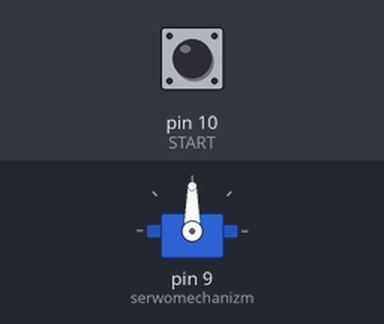
The program below on a simulated Arduino Uno, built with avr-gcc and run on an emulated ATmega328P. On the bench: servo. Inputs (shaded band) come from the test bench; at power-on: pin 10 (START) HIGH.

Above: at 0.8 s.
0.9 s: pin 10 (START) pulled LOW for 0.15 s
At 5.7 s:
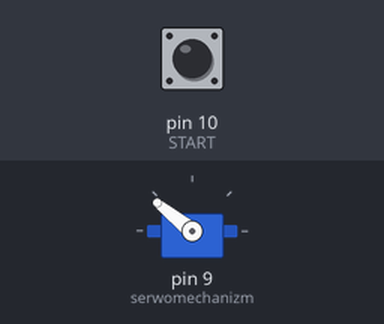
At 9.4 s:
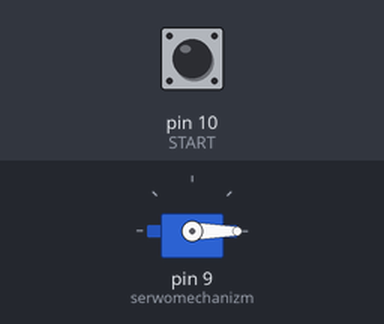
Timing chart, 0 to 12.9 s (numbered marks = the images above; inputs shaded):
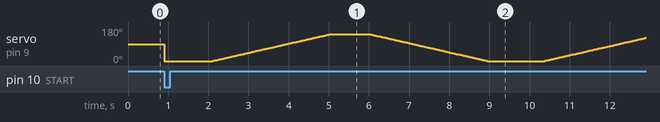

The program:

main.cpp
```cpp
#include <Arduino.h>
#include <Servo.h>
#define przyciskUP 7
#define przyciskDOWN 8
#define LED 13
#define START 10

Servo serwomechanizm;  //tworzymy obiekt typu serwomechanizm
int pozycja = 0; //aktualna pozycja serwomechanizmu
int zmiana = 6; //podziałka zmiany pozycji serwomechnizmu w stopniach
int pozycjaMIN = 450;
int pozycjaMAX = 2000;


void setup()
{
  pinMode(przyciskUP,INPUT_PULLUP);
  pinMode(przyciskDOWN,INPUT_PULLUP);
  pinMode(START, INPUT_PULLUP);
  serwomechanizm.attach(9);
  digitalWrite(LED, LOW);
  while (digitalRead(START) == HIGH) {}


}

void loop() {
  // if (digitalRead(przyciskUP == HIGH)){
  //   pozycja = pozycja + zmiana;
  //   serwomechanizm.write(pozycja);
  // }
  // if (digitalRead(przyciskDOWN == LOW)){
  //   pozycja = pozycja - zmiana;
  //   serwomechanizm.write(pozycja);
  // }
  for (pozycja = pozycjaMIN; pozycja <= pozycjaMAX; pozycja += 10)
  {
    serwomechanizm.writeMicroseconds(pozycja);
    delay(20);
    if (pozycja == pozycjaMIN)
    {
      digitalWrite(LED, HIGH);
      delay(1000);

    }
    digitalWrite(LED, LOW);

  }
  for (pozycja = pozycjaMAX; pozycja >= pozycjaMIN; pozycja -= 10)
  {
    serwomechanizm.writeMicroseconds(pozycja);
    delay(20);
    if (pozycja == pozycjaMAX)
    {
      digitalWrite(LED, HIGH);
      delay(1000);
    }
    digitalWrite(LED, LOW);
  }

}
```
